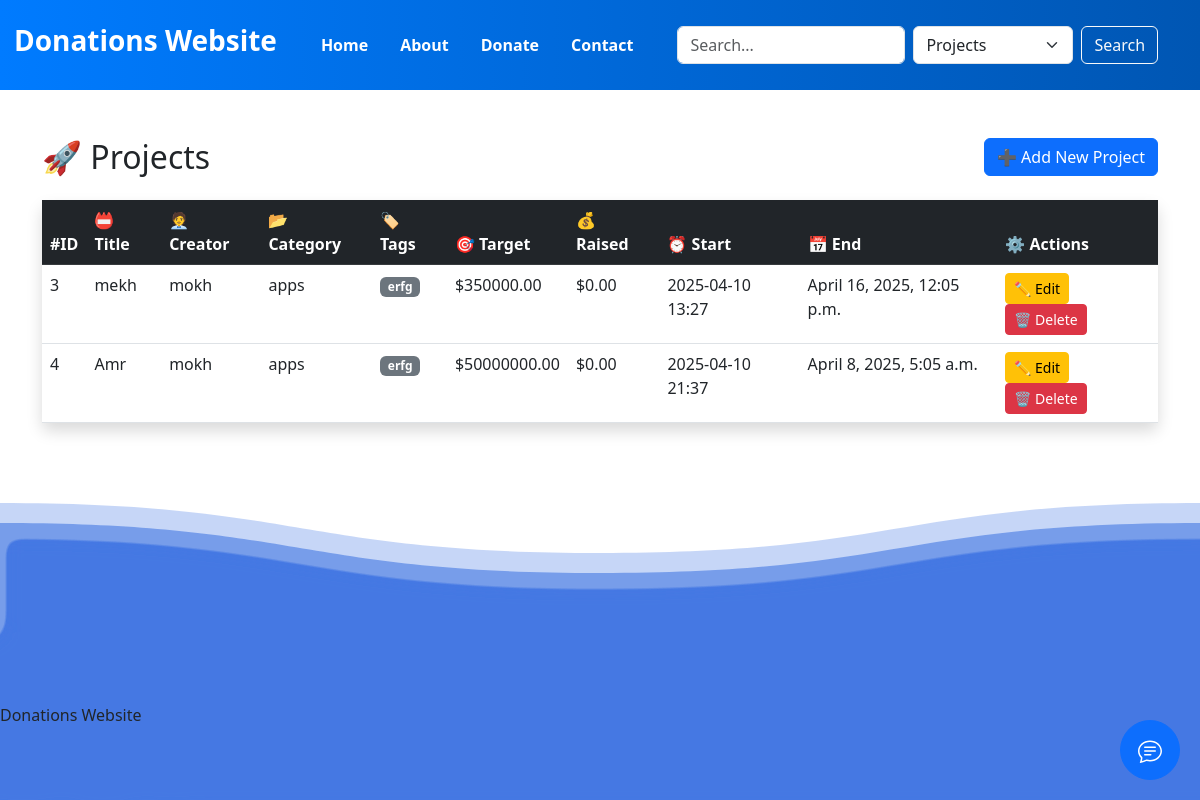
Screenshot of /dashboard/projects/ (signed in) with the database file from the repository.
### dashboard/models.py (models this page shows, shortened)
class Project(models.Model):
    creator = models.ForeignKey(User, on_delete=models.CASCADE)
    title = models.CharField(max_length=100)
    details = models.TextField()
    category = models.ForeignKey(Category, on_delete=models.CASCADE)
    tags = models.ManyToManyField(Tag)
    target = models.DecimalField(max_digits=10, decimal_places=2, null=True, blank=True,
                                help_text="Target amount to raise")
    current_amount = models.DecimalField(max_digits=10, decimal_places=2, default=0)
    start_time = models.DateTimeField(auto_now_add=True)
    end_time = models.DateTimeField(null=True, blank=True)

class Category(models.Model):
    name = models.CharField(max_length=100)
    description = models.TextField()
    slug = models.SlugField(blank=True)  # ⚠️ no unique=True for now!
    class Meta:
        verbose_name_plural = "Categories"

class Tag(models.Model):
    name = models.CharField(max_length=50, unique=True) # to use in searching

### users/models.py (models this page shows, shortened)
class User(AbstractUser):
    fname = models.CharField(max_length=50)
    lname = models.CharField(max_length=50)
    email = models.EmailField(unique=True)
    password = models.CharField(max_length=50)
    facebook_acount = models.CharField(max_length=50, null=True,blank=True)
    Birthdate = models.DateTimeField(null=True, blank=True)
    phone = models.CharField(max_length=50)
    active_email = models.BooleanField(default=False)
    picture = models.ImageField(upload_to='users/', null=True, blank=True, default='default.jpg')

### dashboard/views.py (the view)
# urls.py: path('projects/', project_list, name='project_list'),
@login_required
def project_list(request):
    projects = Project.objects.select_related('category', 'creator') \
        .prefetch_related('tags') \
        .filter(creator=request.user)
    return render(request, 'dashboard/project_list.html', {'projects': projects})

### templates/dashboard/project_list.html
{% extends "parent.html" %}
{% load static %}
{% block content %}
<div class="container mt-5">
  <div class="d-flex justify-content-between align-items-center mb-4">
    <h2 class="mb-0">🚀 Projects</h2>
    <a href="{% url 'project_add' %}" class="btn btn-primary">➕ Add New Project</a>
  </div>
  <div class="card shadow border-0">
    <div class="card-body p-0">
      <table class="table table-hover mb-0">
        <thead class="table-dark">
          <tr>
            <th scope="col">#ID</th>
            <th scope="col">📛 Title</th>
            <th scope="col">🧑‍💼 Creator</th>
            <th scope="col">📂 Category</th>
            <th scope="col">🏷️ Tags</th>
            <th scope="col">🎯 Target</th>
            <th scope="col">💰 Raised</th>
            <th scope="col">⏰ Start</th>
            <th scope="col">📅 End</th>
            <th scope="col">⚙️ Actions</th>
          </tr>
        </thead>
        <tbody>
          {% for project in projects %}
          <tr>
            <td>{{ project.id }}</td>
            <td>{{ project.title }}</td>
            <td>{{ project.creator.username }}</td>
            <td>{{ project.category.name }}</td>
            <td>
              {% for tag in project.tags.all %}
                <span class="badge bg-secondary">{{ tag.name }}</span>
              {% endfor %}
            </td>
            <td>${{ project.target|default:"-" }}</td>
            <td>${{ project.current_amount }}</td>
            <td>{{ project.start_time|date:"Y-m-d H:i" }}</td>
            <td>{{ project.end_time|default:"-" }}</td>
            <td>
              <a href="{% url 'project_edit' project.id %}" class="btn btn-sm btn-warning">✏️ Edit</a>
              <a href="{% url 'project_delete' project.id %}" class="btn btn-sm btn-danger">🗑️ Delete</a>
            </td>
          </tr>
          {% empty %}
          <tr>
            <td colspan="10" class="text-center text-muted py-4">🚫 No projects found.</td>
          </tr>
          {% endfor %}
        </tbody>
      </table>
    </div>
  </div>
</div>
{% endblock %}

### static/users/css/footer.css (style rules this page uses)
body { font-family: Lato, sans-serif; --col-deepblue: #4478e3; }
a { color:#fff; text-decoration:none; }

### rows the page displays
Project: id "3", title "mekh", creator.username "mokh", category.name "apps", target "350000.00", current_amount "0.00", start_time "2025-04-10 13:27", end_time "April 16, 2025, 12:05 p.m."
Tag: name "erfg"
Project: id "4", title "Amr", creator.username "mokh", category.name "apps", target "50000000.00", current_amount "0.00", start_time "2025-04-10 21:37", end_time "April 8, 2025, 5:05 a.m."
